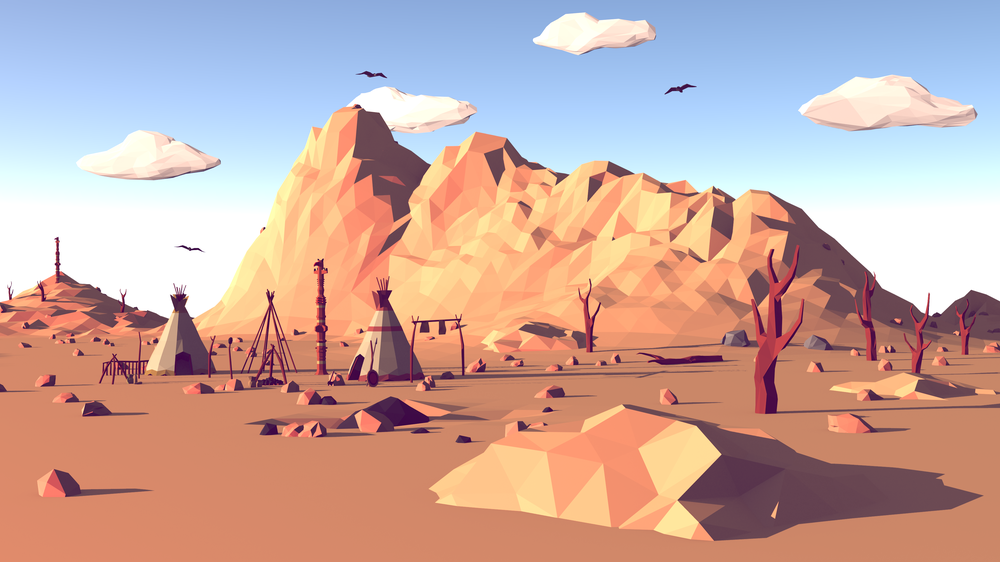
#> input picture scripts/r/temp/Image.png, 1000 x 562 px, shrunk from 3840 x 2160 before the run
$ python correct_image_rotation.py ../temp/Image.png
#> lines starting #> are read from the running program, lines starting #| are printed output that depends on the picture; long printed decimals are rounded
import argparse

import cv2
import numpy as np


def correct_image_rotation(image_path):
    # Load the image
#> called with image_path = '../temp/Image.png'
    image = cv2.imread(image_path)
#> image is the input picture: shape (562, 1000, 3); mean B, G, R 161.4, 168.3, 200.2
    if image is None:
        print(f"Error: Unable to load image at {image_path}")
        return

    # Convert to grayscale
    gray = cv2.cvtColor(image, cv2.COLOR_BGR2GRAY)
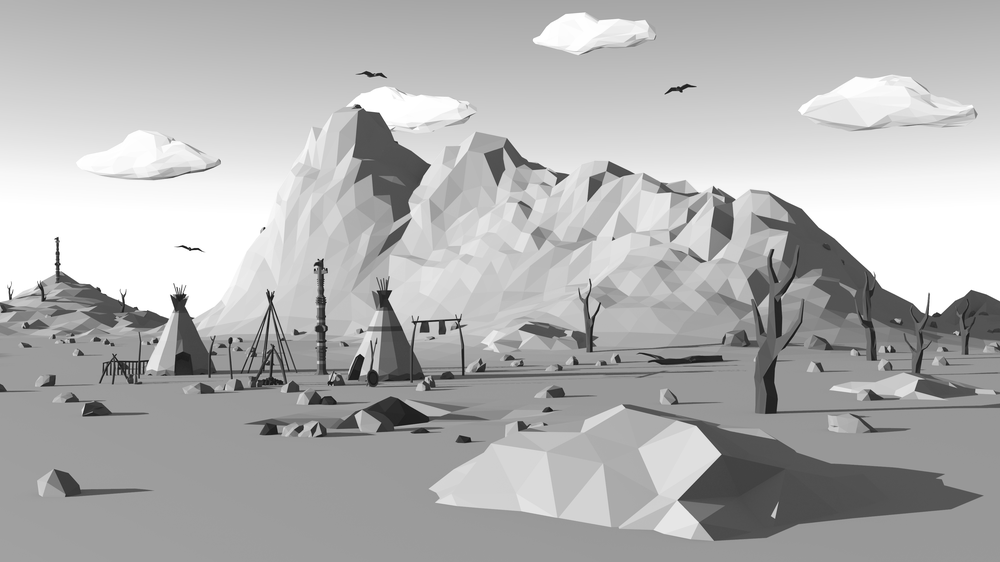
#> gray: shape (562, 1000); min 16, max 255, mean 177.1

    # Detect edges
    edges = cv2.Canny(gray, 50, 150, apertureSize=3)
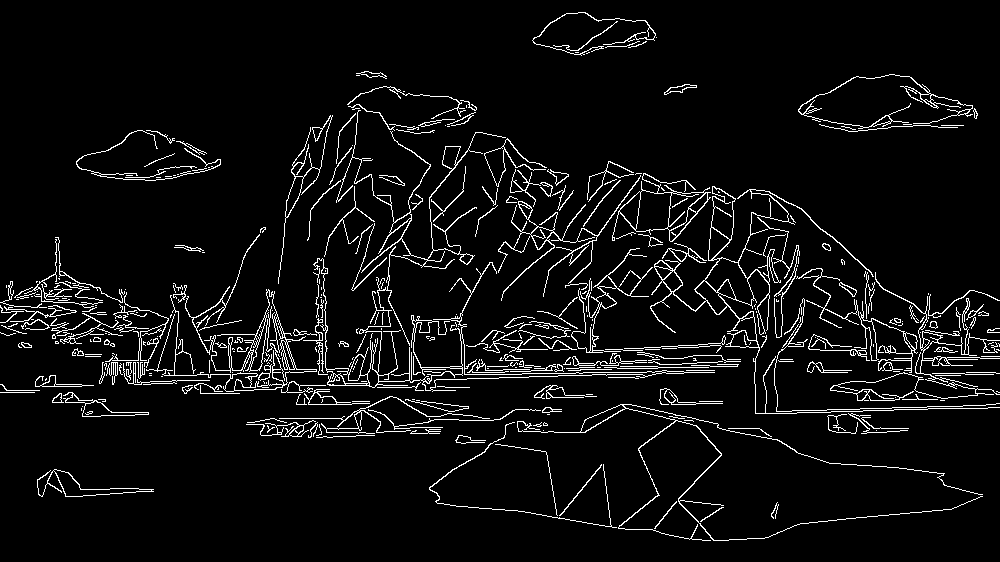
#> edges: shape (562, 1000); 5.6% white in thin lines or dots

    # Detect lines using Hough Transform
    lines = cv2.HoughLines(edges, 1, np.pi / 180, 200)
#> lines = 42 rows, first 8: [374, 1.55], [372, 1.57], [387, 1.54], [377, 1.55], [395, 1.54], [370, 1.57], [390, 1.54], [398, 1.52]

    # Calculate the rotation angle
    if lines is not None:
        angles = []
        for rho, theta in lines[:, 0]:
            angle = (theta - np.pi / 2) * (180 / np.pi)
            angles.append(angle)
#> this loop made 42 passes
#> (rho, theta, angle) on passes 1 to 12: (374, 1.55, -1), (372, 1.57, 2.5e-06), (387, 1.54, -2), (377, 1.55, -1), (395, 1.54, -2), (370, 1.57, 2.5e-06), (390, 1.54, -2), (398, 1.52, -3), (355, 1.59, 1), (379, 1.55, -1), (357, 1.59, 1), (385, 1.55, -1)
#> after the loop, angles = 42 values, max 6 at index 28, min -6 at index 40, mean -0.476

        # Compute the median angle (to reduce outlier influence)
        median_angle = np.median(angles)
#> median_angle = -0.5
        print(median_angle)
#| -0.5

        # Rotate the image to correct it
        (h, w) = image.shape[:2]
#> h = 562; w = 1000
        center = (w // 2, h // 2)
#> center = (500, 281)
        rotation_matrix = cv2.getRotationMatrix2D(center, median_angle, 1.0)
#> rotation_matrix = [[1, -0.00873, 2.47], [0.00873, 1, -4.35]]
        rotated_image = cv2.warpAffine(image, rotation_matrix, (w, h))
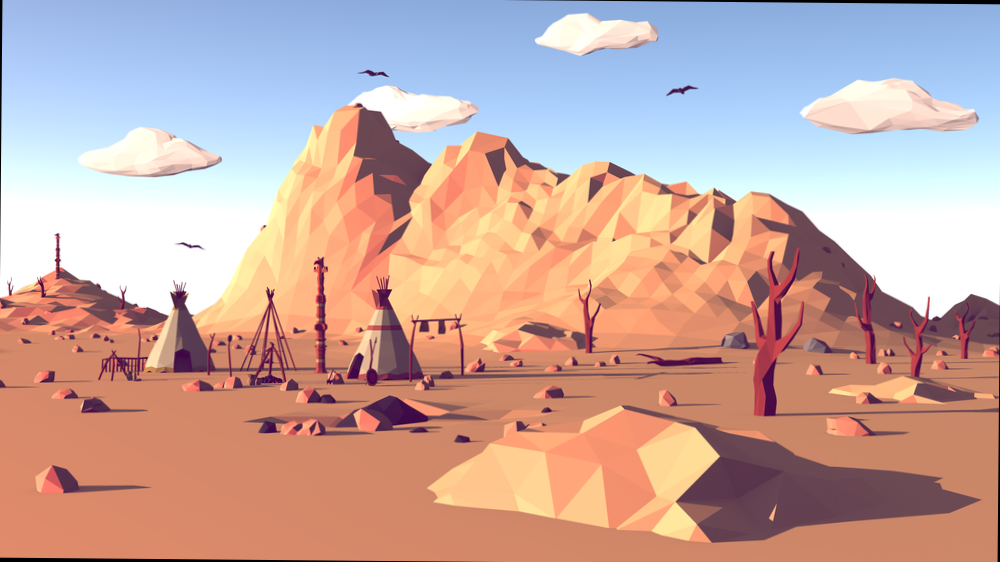
#> rotated_image: shape (562, 1000, 3); mean B, G, R 160.6, 167.5, 199.3

        output_path = "rotated_" + image_path
        cv2.imwrite(output_path, rotated_image)
        print(f"Rotated image saved as {output_path}")


if __name__ == "__main__":
    parser = argparse.ArgumentParser()
    parser.add_argument("image_path", type=str)
    args = parser.parse_args()

    correct_image_rotation(args.image_path)
